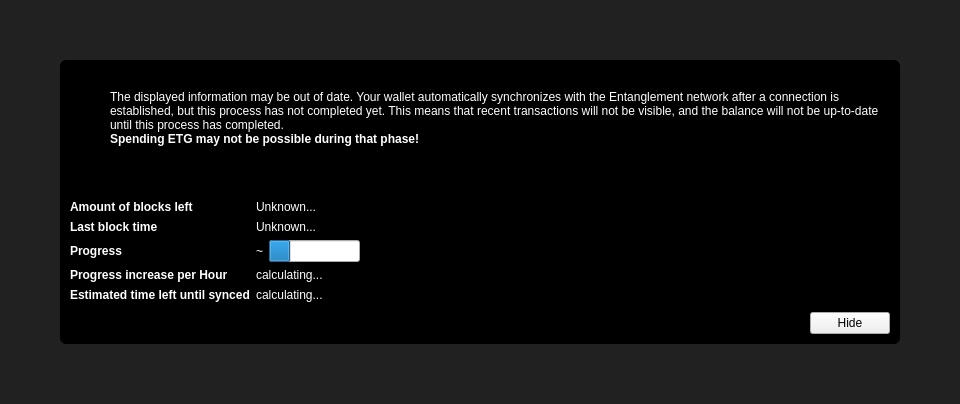
<?xml version="1.0" encoding="UTF-8"?>
<ui version="4.0">
 <class>ModalOverlay</class>
 <widget class="ModalOverlay" name="ModalOverlay">
  <property name="geometry">
   <rect>
    <x>0</x>
    <y>0</y>
    <width>960</width>
    <height>404</height>
   </rect>
  </property>
  <property name="windowTitle">
   <string>Form</string>
  </property>
  <layout class="QVBoxLayout" name="verticalLayout" stretch="0">
   <property name="sizeConstraint">
    <enum>QLayout::SetDefaultConstraint</enum>
   </property>
   <property name="leftMargin">
    <number>0</number>
   </property>
   <property name="topMargin">
    <number>0</number>
   </property>
   <property name="rightMargin">
    <number>0</number>
   </property>
   <property name="bottomMargin">
    <number>0</number>
   </property>
   <item>
    <widget class="QWidget" name="bgWidget" native="true">
     <property name="styleSheet">
      <string notr="true">#bgWidget { background: rgba(0,0,0,220); }</string>
     </property>
     <layout class="QVBoxLayout" name="verticalLayoutMain" stretch="1">
      <property name="leftMargin">
       <number>60</number>
      </property>
      <property name="topMargin">
       <number>60</number>
      </property>
      <property name="rightMargin">
       <number>60</number>
      </property>
      <property name="bottomMargin">
       <number>60</number>
      </property>
      <item>
       <widget class="QWidget" name="contentWidget" native="true">
        <property name="styleSheet">
         <string notr="true">#contentWidget { background-color: rgb(0, 0, 0);
color: rgb(255, 255, 255); border-radius: 6px; }

QLabel { color: rgb(255,255,255);  }

</string>
        </property>
        <layout class="QVBoxLayout" name="verticalLayoutSub" stretch="1,0,0,0">
         <property name="spacing">
          <number>0</number>
         </property>
         <property name="leftMargin">
          <number>10</number>
         </property>
         <property name="topMargin">
          <number>10</number>
         </property>
         <property name="rightMargin">
          <number>10</number>
         </property>
         <property name="bottomMargin">
          <number>10</number>
         </property>
         <item>
          <layout class="QHBoxLayout" name="horizontalLayoutIconText" stretch="0,1">
           <property name="topMargin">
            <number>20</number>
           </property>
           <item>
            <layout class="QVBoxLayout" name="verticalLayoutIcon">
             <property name="leftMargin">
              <number>0</number>
             </property>
             <item>
              <widget class="QPushButton" name="warningIcon">
               <property name="enabled">
                <bool>false</bool>
               </property>
               <property name="text">
                <string/>
               </property>
               <property name="icon">
                <iconset>
                 <normaloff>:/icons/warning</normaloff>
                 <disabledoff>:/icons/warning</disabledoff>:/icons/warning</iconset>
               </property>
               <property name="iconSize">
                <size>
                 <width>48</width>
                 <height>48</height>
                </size>
               </property>
               <property name="flat">
                <bool>true</bool>
               </property>
              </widget>
             </item>
             <item>
              <spacer name="verticalSpacerWarningIcon">
               <property name="orientation">
                <enum>Qt::Vertical</enum>
               </property>
               <property name="sizeHint" stdset="0">
                <size>
                 <width>20</width>
                 <height>40</height>
                </size>
               </property>
              </spacer>
             </item>
            </layout>
           </item>
           <item>
            <layout class="QVBoxLayout" name="verticalLayoutInfoText">
             <property name="leftMargin">
              <number>0</number>
             </property>
             <property name="topMargin">
              <number>0</number>
             </property>
             <item>
              <widget class="QLabel" name="infoText">
               <property name="styleSheet">
                <string notr="true">background-color: rgb(0, 0, 0);
color: rgb(255, 255, 255);</string>
               </property>
               <property name="text">
                <string>The displayed information may be out of date. Your wallet automatically synchronizes with the Entanglement network after a connection is established, but this process has not completed yet. This means that recent transactions will not be visible, and the balance will not be up-to-date until this process has completed.</string>
               </property>
               <property name="textFormat">
                <enum>Qt::RichText</enum>
               </property>
               <property name="wordWrap">
                <bool>true</bool>
               </property>
              </widget>
             </item>
             <item>
              <widget class="QLabel" name="infoTextStrong">
               <property name="font">
                <font>
                 <weight>75</weight>
                 <bold>true</bold>
                </font>
               </property>
               <property name="styleSheet">
                <string notr="true">background-color: rgb(0, 0, 0);
color: rgb(255, 255, 255);</string>
               </property>
               <property name="text">
                <string>Spending ETG may not be possible during that phase!</string>
               </property>
               <property name="textFormat">
                <enum>Qt::RichText</enum>
               </property>
               <property name="wordWrap">
                <bool>true</bool>
               </property>
              </widget>
             </item>
             <item>
              <spacer name="verticalSpacerInTextSpace">
               <property name="orientation">
                <enum>Qt::Vertical</enum>
               </property>
               <property name="sizeHint" stdset="0">
                <size>
                 <width>20</width>
                 <height>40</height>
                </size>
               </property>
              </spacer>
             </item>
            </layout>
           </item>
          </layout>
         </item>
         <item>
          <spacer name="verticalSpacerAfterText">
           <property name="orientation">
            <enum>Qt::Vertical</enum>
           </property>
           <property name="sizeHint" stdset="0">
            <size>
             <width>20</width>
             <height>40</height>
            </size>
           </property>
          </spacer>
         </item>
         <item>
          <layout class="QFormLayout" name="formLayout">
           <property name="fieldGrowthPolicy">
            <enum>QFormLayout::FieldsStayAtSizeHint</enum>
           </property>
           <property name="horizontalSpacing">
            <number>6</number>
           </property>
           <property name="verticalSpacing">
            <number>6</number>
           </property>
           <property name="topMargin">
            <number>10</number>
           </property>
           <item row="0" column="0">
            <widget class="QLabel" name="labelNumberOfBlocksLeft">
             <property name="font">
              <font>
               <weight>75</weight>
               <bold>true</bold>
              </font>
             </property>
             <property name="styleSheet">
              <string notr="true">background-color: rgb(0, 0, 0);
color: rgb(255, 255, 255);</string>
             </property>
             <property name="text">
              <string>Amount of blocks left</string>
             </property>
            </widget>
           </item>
           <item row="0" column="1">
            <widget class="QLabel" name="numberOfBlocksLeft">
             <property name="styleSheet">
              <string notr="true">background-color: rgb(0, 0, 0);
color: rgb(255, 255, 255);</string>
             </property>
             <property name="text">
              <string>Unknown...</string>
             </property>
            </widget>
           </item>
           <item row="1" column="0">
            <widget class="QLabel" name="labelLastBlockTime">
             <property name="font">
              <font>
               <weight>75</weight>
               <bold>true</bold>
              </font>
             </property>
             <property name="styleSheet">
              <string notr="true">background-color: rgb(0, 0, 0);
color: rgb(255, 255, 255);</string>
             </property>
             <property name="text">
              <string>Last block time</string>
             </property>
            </widget>
           </item>
           <item row="1" column="1">
            <widget class="QLabel" name="newestBlockDate">
             <property name="sizePolicy">
              <sizepolicy hsizetype="Maximum" vsizetype="Preferred">
               <horstretch>0</horstretch>
               <verstretch>0</verstretch>
              </sizepolicy>
             </property>
             <property name="styleSheet">
              <string notr="true">background-color: rgb(0, 0, 0);
color: rgb(255, 255, 255);</string>
             </property>
             <property name="text">
              <string>Unknown...</string>
             </property>
            </widget>
           </item>
           <item row="2" column="0">
            <widget class="QLabel" name="labelSyncDone">
             <property name="font">
              <font>
               <weight>75</weight>
               <bold>true</bold>
              </font>
             </property>
             <property name="styleSheet">
              <string notr="true">background-color: rgb(0, 0, 0);
color: rgb(255, 255, 255);</string>
             </property>
             <property name="text">
              <string>Progress</string>
             </property>
            </widget>
           </item>
           <item row="2" column="1">
            <layout class="QHBoxLayout" name="horizontalLayoutSync" stretch="0,1">
             <item>
              <widget class="QLabel" name="percentageProgress">
               <property name="styleSheet">
                <string notr="true">color: rgb(255, 255, 255);
background-color: rgb(0, 0, 0);</string>
               </property>
               <property name="text">
                <string>~</string>
               </property>
              </widget>
             </item>
             <item>
              <widget class="QProgressBar" name="progressBar">
               <property name="value">
                <number>24</number>
               </property>
               <property name="format">
                <string/>
               </property>
              </widget>
             </item>
            </layout>
           </item>
           <item row="4" column="0">
            <widget class="QLabel" name="labelProgressIncrease">
             <property name="font">
              <font>
               <weight>75</weight>
               <bold>true</bold>
              </font>
             </property>
             <property name="styleSheet">
              <string notr="true">background-color: rgb(0, 0, 0);
color: rgb(255, 255, 255);</string>
             </property>
             <property name="text">
              <string>Progress increase per Hour</string>
             </property>
            </widget>
           </item>
           <item row="4" column="1">
            <widget class="QLabel" name="progressIncreasePerH">
             <property name="styleSheet">
              <string notr="true">background-color: rgb(0, 0, 0);
color: rgb(255, 255, 255);</string>
             </property>
             <property name="text">
              <string>calculating...</string>
             </property>
            </widget>
           </item>
           <item row="5" column="0">
            <widget class="QLabel" name="labelEstimatedTimeLeft">
             <property name="font">
              <font>
               <weight>75</weight>
               <bold>true</bold>
              </font>
             </property>
             <property name="styleSheet">
              <string notr="true">background-color: rgb(0, 0, 0);
color: rgb(255, 255, 255);</string>
             </property>
             <property name="text">
              <string>Estimated time left until synced</string>
             </property>
            </widget>
           </item>
           <item row="5" column="1">
            <widget class="QLabel" name="expectedTimeLeft">
             <property name="styleSheet">
              <string notr="true">background-color: rgb(0, 0, 0);
color: rgb(255, 255, 255);</string>
             </property>
             <property name="text">
              <string>calculating...</string>
             </property>
            </widget>
           </item>
          </layout>
         </item>
         <item>
          <layout class="QHBoxLayout" name="horizontalLayoutButtons">
           <property name="leftMargin">
            <number>10</number>
           </property>
           <property name="topMargin">
            <number>10</number>
           </property>
           <item>
            <spacer name="horizontalSpacer">
             <property name="orientation">
              <enum>Qt::Horizontal</enum>
             </property>
             <property name="sizeHint" stdset="0">
              <size>
               <width>40</width>
               <height>20</height>
              </size>
             </property>
            </spacer>
           </item>
           <item>
            <widget class="QPushButton" name="closeButton">
             <property name="text">
              <string>Hide</string>
             </property>
            </widget>
           </item>
          </layout>
         </item>
        </layout>
       </widget>
      </item>
     </layout>
    </widget>
   </item>
  </layout>
 </widget>
 <customwidgets>
  <customwidget>
   <class>ModalOverlay</class>
   <extends>QWidget</extends>
   <header>modaloverlay.h</header>
   <container>1</container>
  </customwidget>
 </customwidgets>
 <resources/>
 <connections/>
</ui>
